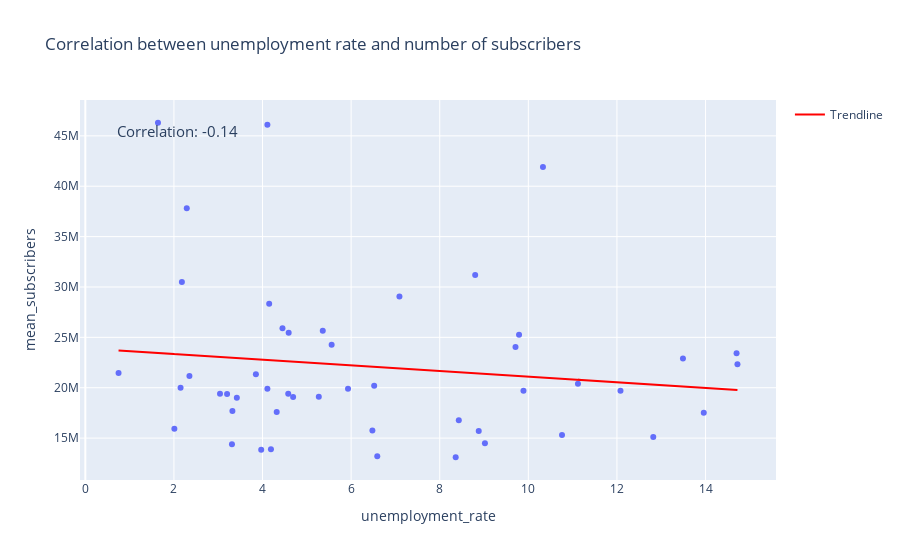

The code cell stored with this chart in its notebook:
### Code cell
# Plot a scatter plot with the original data, and overlay the trend line on top
fig = px.scatter(mean_subscribers, x='unemployment_rate', y='mean_subscribers', hover_data=['country'], title="Correlation between unemployment rate and number of subscribers")
# Add trendline
fig.add_trace(go.Scatter(x=trend_df['unemployment_rate'], y=trend_df['Trend'], mode='lines', line=dict(color='red'), name='Trendline'))

# Add correlation label to the graph
fig.add_annotation(
    x=0.05, # Adjust these coordinates based on where you want the annotation to appear
    y=0.95,
    xref="paper", # 'paper' means relative coordinates (from 0 to 1, with respect to the size of the plotting area)
    yref="paper",
    text=f'Correlation: {correlation:.2f}', # Display the correlation coefficient with 2 decimal places
    showarrow=False,
    font=dict(size=15)
)

fig.show()

### Figure 1 — Plotly figure (JSON) as saved in the notebook; plotly's stock layout.template omitted (floating-point values rounded to 4 significant figures)
{"data": [{"customdata": [["Afghanistan"], ["Argentina"], ["Australia"], ["Bangladesh"], ["Barbados"], ["Brazil"], ["Canada"], ["Chile"], ["China"], ["Colombia"], ["Cuba"], ["Ecuador"], ["Egypt"], ["El Salvador"], ["Finland"], ["France"], ["Germany"], ["India"], ["Indonesia"], ["Iraq"], ["Italy"], ["Japan"], ["Jordan"], ["Kuwait"], ["Latvia"], ["Malaysia"], ["Mexico"], ["Morocco"], ["Netherlands"], ["Pakistan"], ["Peru"], ["Philippines"], ["Russia"], ["Samoa"], ["Saudi Arabia"], ["Singapore"], ["South Korea"], ["Spain"], ["Sweden"], ["Switzerland"], ["Thailand"], ["Turkey"], ["Ukraine"], ["United Arab Emirates"], ["United Kingdom"], ["United States of America"], ["Venezuela"], ["Vietnam"]], "hovertemplate": "unemployment_rate=%{x}<br>mean_subscribers=%{y}<br>country=%{customdata[0]}<extra></extra>", "legendgroup": "", "marker": {"color": "#636efa", "symbol": "circle"}, "mode": "markers", "name": "", "orientation": "v", "showlegend": false, "type": "scatter", "x": [11.12, 9.79, 5.27, 4.19, 10.33, 12.08, 5.56, 7.09, 4.32, 9.71, 1.64, 3.97, 10.76, 4.11, 6.59, 8.43, 3.04, 5.36, 4.69, 12.82, 9.89, 2.29, 14.72, 2.18, 6.52, 3.32, 3.42, 9.02, 3.2, 4.45, 3.31, 2.15, 4.59, 8.36, 5.93, 4.11, 4.15, 13.96, 6.48, 4.58, 0.75, 13.49, 8.88, 2.35, 3.85, 14.7, 8.8, 2.01], "xaxis": "x", "y": [20400000, 25270000.0, 19110000.0, 13900000, 41900000, 19710000.0, 24260000, 29070000.0, 17600000, 24050000.0, 46300000, 13850000, 15300000, 46100000, 13200000, 16780000, 19400000, 25660000.0, 19075000, 15100000, 19700000, 37820000, 22330000.0, 30500000, 20200000, 17700000, 19000000.0, 14500000, 19370000.0, 25900000, 14400000, 20010000.0, 25450000, 13100000, 19900000, 19900000, 28340000.0, 17500000.0, 15750000, 19400000, 21470000.0, 22900000, 15700000, 21170000.0, 21330000.0, 23420000.0, 31200000, 15930000.0], "yaxis": "y"}, {"line": {"color": "red"}, "mode": "lines", "name": "Trendline", "type": "scatter", "x": [11.12, 9.79, 5.27, 4.19, 10.33, 12.08, 5.56, 7.09, 4.32, 9.71, 1.64, 3.97, 10.76, 4.11, 6.59, 8.43, 3.04, 5.36, 4.69, 12.82, 9.89, 2.29, 14.72, 2.18, 6.52, 3.32, 3.42, 9.02, 3.2, 4.45, 3.31, 2.15, 4.59, 8.36, 5.93, 4.11, 4.15, 13.96, 6.48, 4.58, 0.75, 13.49, 8.88, 2.35, 3.85, 14.7, 8.8, 2.01], "y": [20780000.0, 21160000.0, 22430000.0, 22730000.0, 21010000.0, 20510000.0, 22350000.0, 21920000.0, 22700000.0, 21180000.0, 23450000.0, 22800000.0, 20890000.0, 22760000.0, 22060000.0, 21540000.0, 23060000.0, 22400000.0, 22590000.0, 20310000.0, 21130000.0, 23270000.0, 19770000.0, 23300000.0, 22080000.0, 22980000.0, 22950000.0, 21370000.0, 23010000.0, 22660000.0, 22980000.0, 23310000.0, 22620000.0, 21560000.0, 22240000.0, 22760000.0, 22740000.0, 19980000.0, 22090000.0, 22620000.0, 23700000.0, 20120000.0, 21410000.0, 23250000.0, 22830000.0, 19780000.0, 21440000.0, 23350000.0]}], "layout": {"annotations": [{"font": {"size": 15}, "showarrow": false, "text": "Correlation: -0.14", "x": 0.05, "xref": "paper", "y": 0.95, "yref": "paper"}], "legend": {"tracegroupgap": 0}, "title": {"text": "Correlation between unemployment rate and number of subscribers"}, "xaxis": {"anchor": "y", "domain": [0, 1], "title": {"text": "unemployment_rate"}}, "yaxis": {"anchor": "x", "domain": [0, 1], "title": {"text": "mean_subscribers"}}}}
